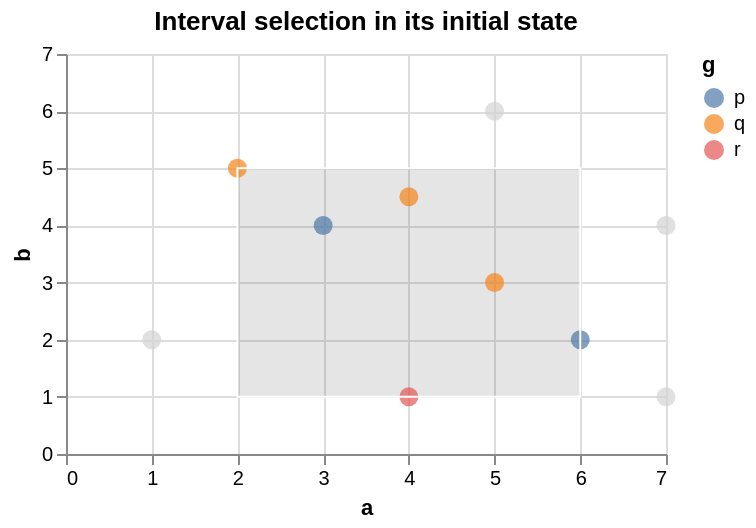

Write the Vega-Lite specification saved for this chart.
### Vega-Lite specification from a JSON file in a GitHub repository (floating-point values rounded to 4 significant figures)
{"$schema": "https://vega.github.io/schema/vega-lite/v5.json", "description": "An interval selection with an initial value: the brush is drawn, and the points inside it keep their color.", "width": 300, "height": 200, "title": "Interval selection in its initial state", "params": [{"name": "brush", "select": {"type": "interval"}, "value": {"x": [2, 6], "y": [1, 5]}}], "data": {"values": [{"a": 1, "b": 2, "g": "p"}, {"a": 2, "b": 5, "g": "q"}, {"a": 3, "b": 4, "g": "p"}, {"a": 4, "b": 1, "g": "r"}, {"a": 5, "b": 3, "g": "q"}, {"a": 5, "b": 6, "g": "r"}, {"a": 6, "b": 2, "g": "p"}, {"a": 7, "b": 4, "g": "q"}, {"a": 7, "b": 1, "g": "r"}, {"a": 4, "b": 4.5, "g": "q"}]}, "mark": {"type": "point", "filled": true, "size": 90}, "encoding": {"x": {"field": "a", "type": "quantitative", "scale": {"domain": [0, 7]}}, "y": {"field": "b", "type": "quantitative", "scale": {"domain": [0, 7]}}, "color": {"condition": {"param": "brush", "field": "g", "type": "nominal"}, "value": "lightgray"}}}
